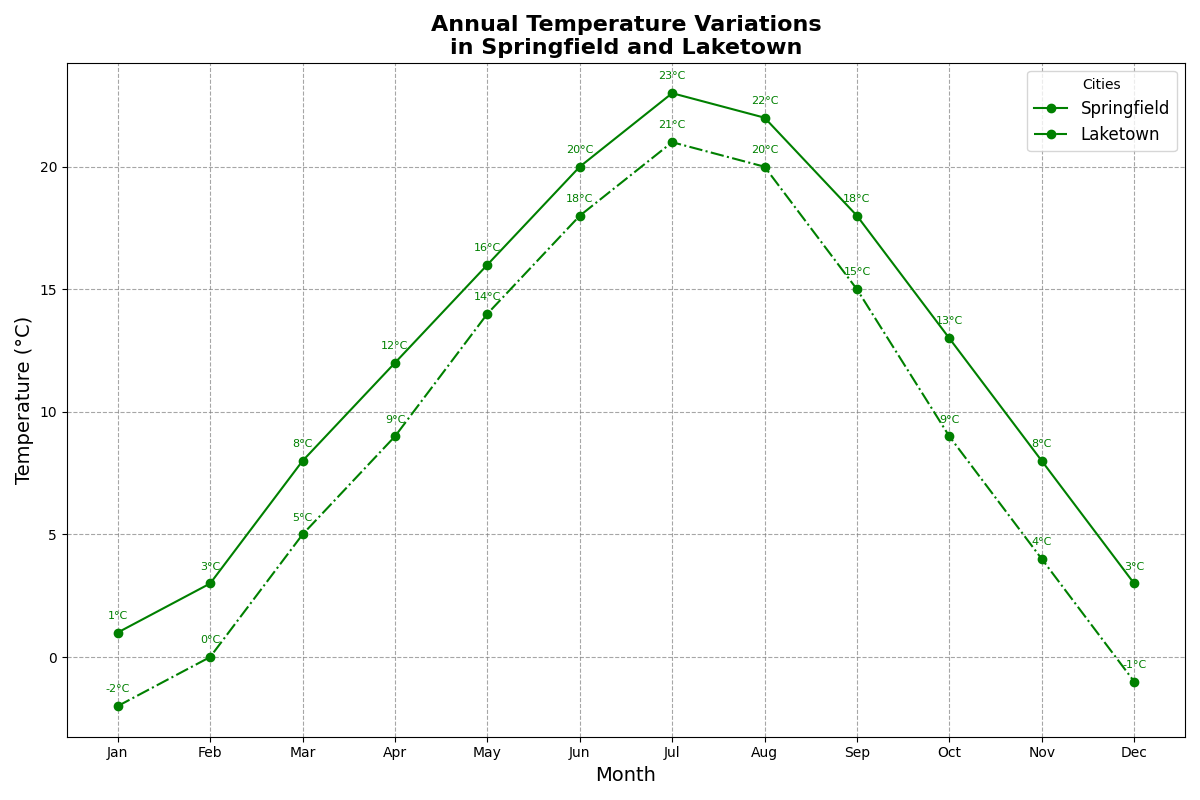

Generate this figure with Python:
import matplotlib.pyplot as plt
import numpy as np

months = np.array(['Jan', 'Feb', 'Mar', 'Apr', 'May', 'Jun', 
                   'Jul', 'Aug', 'Sep', 'Oct', 'Nov', 'Dec'])
springfield_temps = np.array([1, 3, 8, 12, 16, 20, 23, 22, 18, 13, 8, 3])
laketown_temps = np.array([-2, 0, 5, 9, 14, 18, 21, 20, 15, 9, 4, -1])

fig, ax = plt.subplots(figsize=(12, 8))

# Apply a single color ('green') consistently
single_color = 'green'
ax.plot(months, springfield_temps, marker='o', linestyle='-', color=single_color, label='Springfield')
ax.plot(months, laketown_temps, marker='o', linestyle='-.', color=single_color, label='Laketown')

ax.set_title('Annual Temperature Variations\nin Springfield and Laketown', fontsize=16, fontweight='bold')
ax.set_xlabel('Month', fontsize=14)
ax.set_ylabel('Temperature (°C)', fontsize=14)

ax.legend(title='Cities', fontsize=12)
ax.grid(True, linestyle='--', which='both', color='grey', alpha=0.7)

# Annotate using the single color
for i in range(len(months)):
    ax.annotate(f"{springfield_temps[i]}°C", (months[i], springfield_temps[i]), 
                textcoords="offset points", xytext=(0,10), ha='center', fontsize=8, color=single_color)
    ax.annotate(f"{laketown_temps[i]}°C", (months[i], laketown_temps[i]), 
                textcoords="offset points", xytext=(0,10), ha='center', fontsize=8, color=single_color)

plt.tight_layout()
plt.show()
